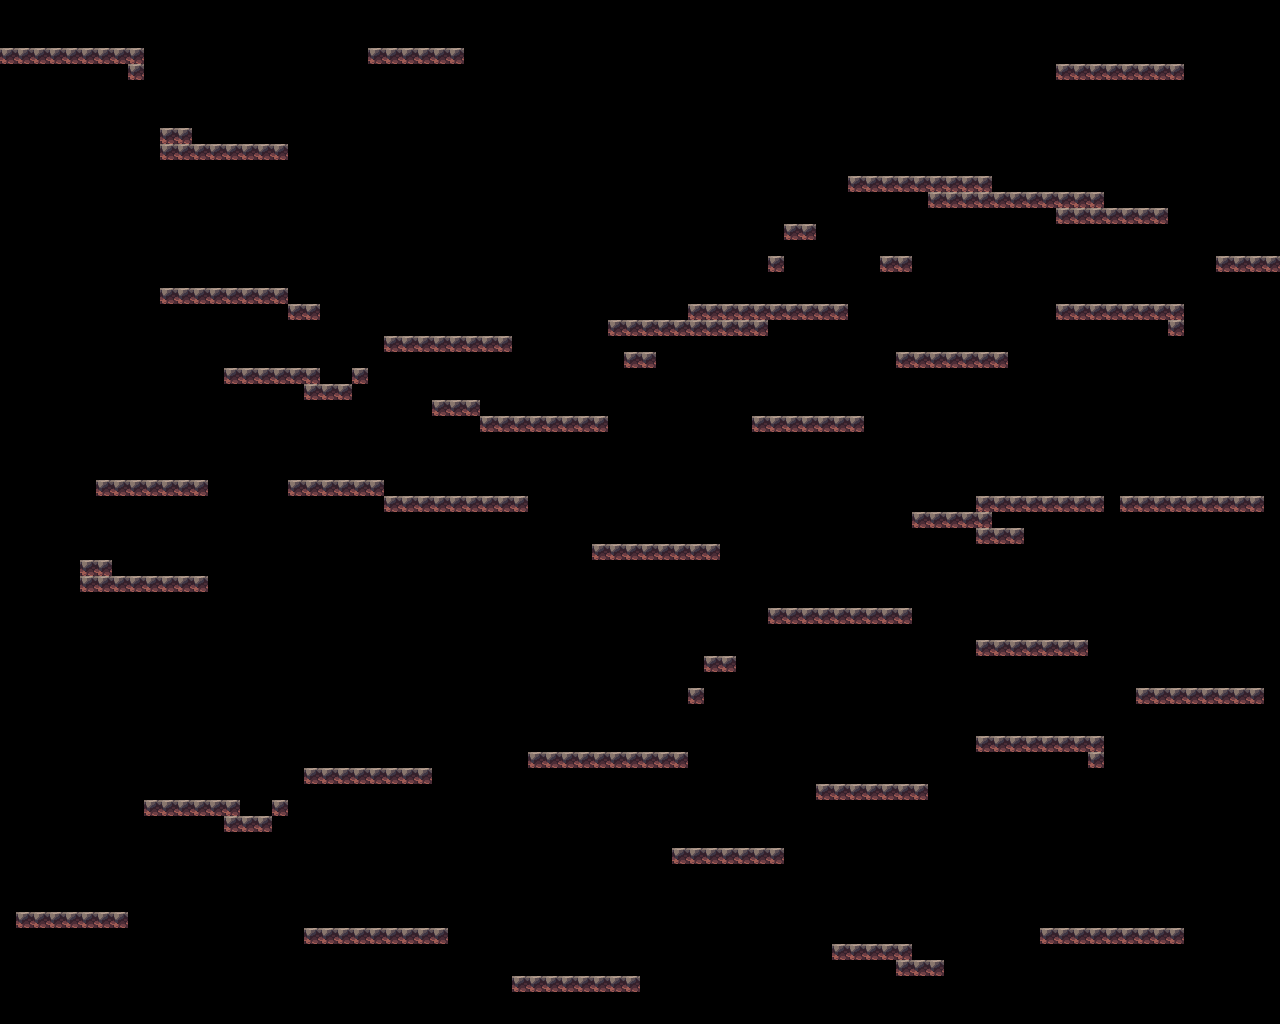

The image is a tile-based game level rendered from a .tmx file. Its description and source (layers, tilesets, objects; grid data summarised) follow:
An orthogonal 80x64 tile map with 16x16 px tiles, 1 tile layer (Tile Layer 1), 2 tilesets.

<map version="1.10" tiledversion="1.12.2" orientation="orthogonal" renderorder="right-down" width="80" height="64" tilewidth="16" tileheight="16" infinite="0" nextlayerid="2" nextobjectid="1">
 <editorsettings>
  <export target="full_level.json" format="json" />
 </editorsettings>
 <tileset firstgid="1" source="ground.tsx" />
 <tileset firstgid="626" source="ground.tsx" />
 <layer id="1" name="Tile Layer 1" width="80" height="64">
  <data>[5120 cells, 338 non-empty, 2 distinct tile ids]</data>
 </layer>
</map>
